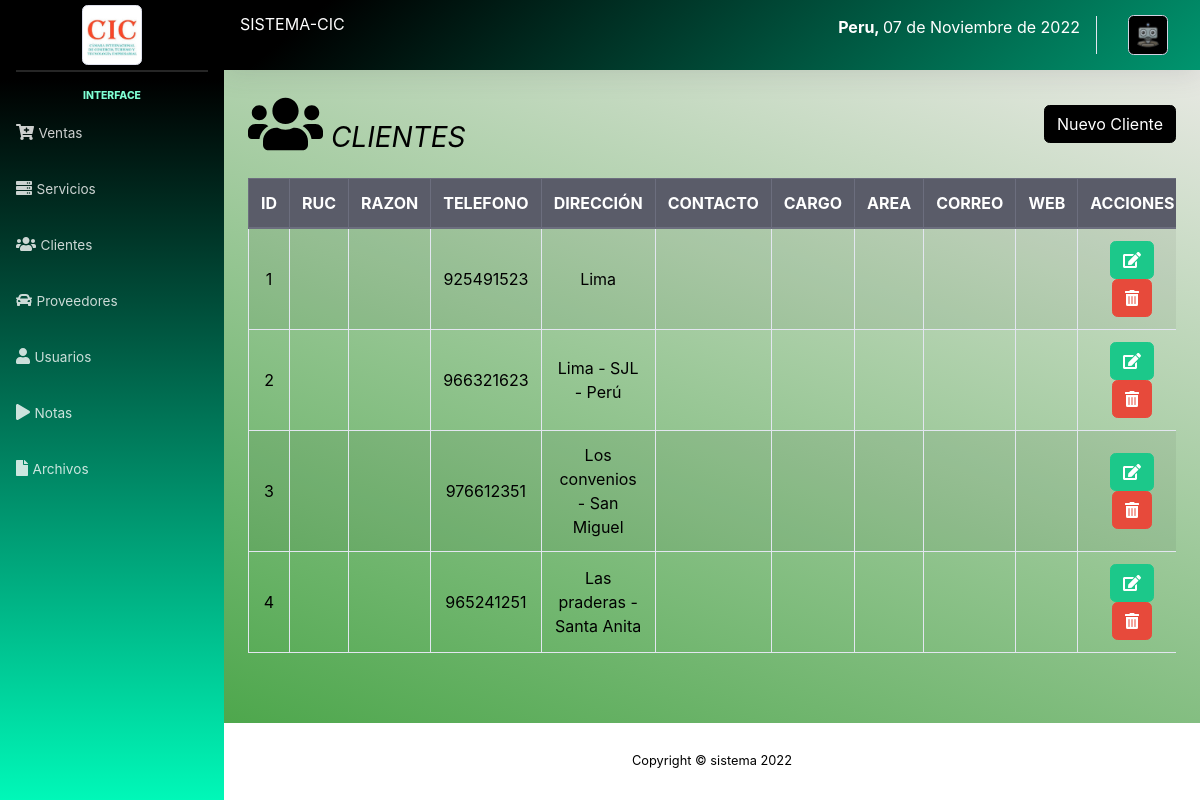
The app's page /sistema/lista_cliente.php (signed in), older data.
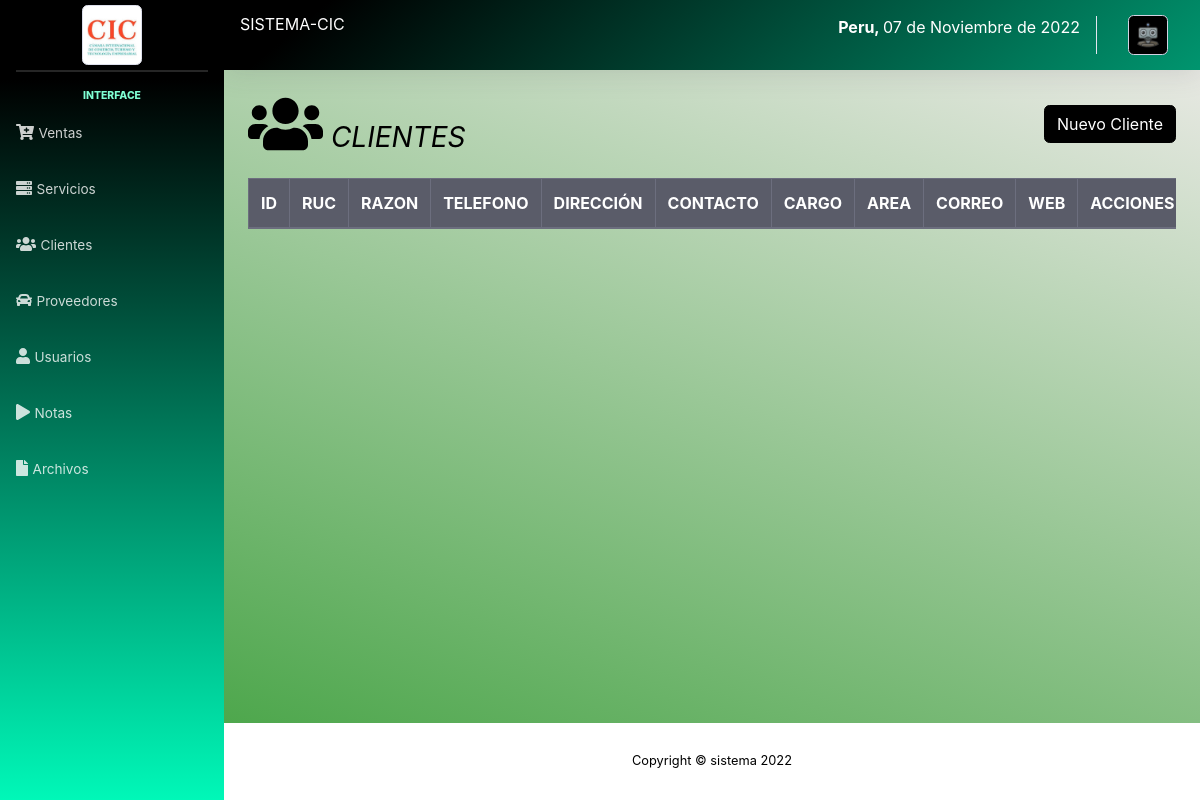
The same page, newer data.
### tables this page shows
CREATE TABLE `cliente` (
  `idcliente` int(11) NOT NULL,
  `ruc` varchar(20) NOT NULL,
  `razonsocial` varchar(100) NOT NULL,
  `telefono` int(15) NOT NULL,
  `direccion` varchar(20) NOT NULL,
  `personacontacto` varchar(50) NOT NULL,
  `cargo` varchar(50) NOT NULL,
  `area` varchar(50) NOT NULL,
  `correo` varchar(100) NOT NULL,
  `web` varchar(300) NOT NULL,
  `usuario_id` int(11) NOT NULL
);

### sistema/lista_cliente.php (the view)
<?php include_once "includes/header.php"; ?>
<div class="container-fluid">
	<div class="d-sm-flex align-items-center justify-content-between mb-4">
		<h1 class="h3 mb-0 text-gray-800"><i><i style="font-size: 60px" class="fas fa-users mb-8"></i> CLIENTES</i></h1>
		<a href="registro_cliente.php" class="btn btn-primary">Nuevo Cliente</a>
	</div>
	<div class="row">
		<div class="col-lg-12">
			<div class="table-responsive">
				<table class="table table-striped table-bordered" id="table">
					<thead class="thead-dark">
						<tr>
							<th>ID</th>
							<th>RUC</th>
							<th>RAZON</th>
							<th>TELEFONO</th>
							<th>DIRECCIÓN</th>
							<th>CONTACTO</th>
							<th>CARGO</th>
							<th>AREA</th>
							<th>CORREO</th>
							<th>WEB</th>
							<?php if ($_SESSION['rol'] == 1) { ?>
							<th>ACCIONES</th>
							<?php } ?>
						</tr>
					</thead>
					<tbody>
						<?php
						include "../conexion.php";
						$query = mysqli_query($conexion, "SELECT * FROM cliente");
						$result = mysqli_num_rows($query);
						if ($result > 0) {
							while ($data = mysqli_fetch_assoc($query)) { ?>
								<tr>
									<td><?php echo $data['idcliente']; ?></td>
									<td><?php echo $data['ruc']; ?></td>
									<td><?php echo $data['razonsocial']; ?></td>
									<td><?php echo $data['telefono']; ?></td>
									<td><?php echo $data['direccion']; ?></td>
									<td><?php echo $data['personacontacto']; ?></td>
									<td><?php echo $data['cargo']; ?></td>
									<td><?php echo $data['area']; ?></td>
									<td><?php echo $data['correo']; ?></td>
									<td><?php echo $data['web']; ?></td>
									<?php if ($_SESSION['rol'] == 1) { ?>
									<td>
										<a href="editar_cliente.php?id=<?php echo $data['idcliente']; ?>" class="btn btn-success"><i class='fas fa-edit'></i></a>
										<form action="eliminar_cliente.php?id=<?php echo $data['idcliente']; ?>" method="post" class="confirmar d-inline">
											<button class="btn btn-danger" type="submit"><i class='fas fa-trash-alt'></i> </button>
										</form>
									</td>
									<?php } ?>
								</tr>
						<?php
						}
						} ?>
					</tbody>
				</table>
			</div>
		</div>
	</div>
</div>
</div>
<?php include_once "includes/footer.php"; ?>

### sistema/includes/header.php (shortened to what this page needs)
<?php
include "includes/functions.php";
?>
<!DOCTYPE html>
<html lang="en">
<head>
	<link href="css/sb-admin-2.min.css" rel="stylesheet">
	<link rel="stylesheet" href="css/dataTables.bootstrap4.min.css">
</head>
<body id="page-top">
	<div id="wrapper">
		<?php include_once "includes/menu.php"; ?>
		<div id="content-wrapper" class="d-flex flex-column">
			<div id="content">
				<nav class="navbar navbar-expand navbar-light bg-primary text-white topbar mb-4 static-top shadow">
					<div class="input-group">
						<h6>SISTEMA-CIC</h6>
						<p class="ml-auto"><strong>Peru, </strong><?php echo fechaPeru(); ?></p>
					</div>
					<ul class="navbar-nav ml-auto">
						<li class="nav-item dropdown no-arrow">
							<a class="nav-link dropdown-toggle" href="#" id="userDropdown" role="button" data-toggle="dropdown" aria-haspopup="true" aria-expanded="false">
							    <img src="img/avatar.png" class="img-correo-derecha">
							</a>
						</li>
					</ul>
				</nav>

### sistema/includes/menu.php (shortened to what this page needs)
<ul class="navbar-nav bg-gradient-primary sidebar sidebar-dark accordion" id="accordionSidebar">
	<a class="sidebar-brand d-flex align-items-center justify-content-center" href="index.php">
		<div class="sidebar-brand-icon rotate-n-15">
			<img src="img/cic.jpg" class="img-thumbnail">
		</div>
	</a>
	<hr class="sidebar-divider my-0">
	<hr class="sidebar-divider">
	<div class="sidebar-heading">
		Interface
	</div>
	<li class="nav-item">
		<a class="nav-link collapsed" href="#" data-toggle="collapse" data-target="#collapseTwo" aria-expanded="true" aria-controls="collapseTwo">
			<i class="fas fa-cart-plus"></i>
			<span>Ventas</span>
		</a>
	</li>
	<li class="nav-item">
		<a class="nav-link collapsed" href="#" data-toggle="collapse" data-target="#collapseUtilities" aria-expanded="true" aria-controls="collapseUtilities">
			<i class="fas fa-server"></i>
			<span>Servicios</span>
		</a>
	</li>
	<li class="nav-item">
		<a class="nav-link collapsed" href="#" data-toggle="collapse" data-target="#collapseClientes" aria-expanded="true" aria-controls="collapseUtilities">
			<i class="fas fa-users"></i>
			<span>Clientes</span>
		</a>
	</li>
	<li class="nav-item">
		<a class="nav-link collapsed" href="#" data-toggle="collapse" data-target="#collapseProveedor" aria-expanded="true" aria-controls="collapseUtilities">
			<i class="fas fa-car"></i>
			<span>Proveedores</span>
		</a>
	</li>
	<?php if ($_SESSION['rol'] == 1) { ?>
		<li class="nav-item">
			<a class="nav-link collapsed" href="#" data-toggle="collapse" data-target="#collapseUsuarios" aria-expanded="true" aria-controls="collapseUtilities">
				<i class="fas fa-user"></i>
				<span>Usuarios</span>
			</a>
		</li>
	    <li class="nav-item">
	        <a class="nav-link collapsed" href="#" data-toggle="collapse" data-target="#collapseNotas" aria-expanded="true" aria-controls="collapseUtilities">
				<i class="fas fa-play"></i>
				<span>Notas</span>
			</a>
	    </li>
	    <li class="nav-item">
	        <a class="nav-link collapsed" href="#" data-toggle="collapse" data-target="#collapseArchivos" aria-expanded="true" aria-controls="collapseUtilities">
				<i class="fas fa-file"></i>
				<span>Archivos</span>
			</a>
	    </li>
	<?php } ?>
</ul>

### sistema/includes/footer.php (shortened to what this page needs)
<footer class="sticky-footer bg-white">
  <div class="container my-auto">
    <div class="copyright text-center my-auto">
      <span>Copyright &copy; sistema <?php echo date("Y"); ?></span>
    </div>
  </div>
</footer>
</div>
</div>
</body>
</html>

Row changes from the older to the newer data that the page shows:
removed cliente: idcliente "1", telefono "925491523", direccion "Lima"
removed cliente: idcliente "2", telefono "966321623", direccion "Lima - SJL - Perú"
removed cliente: idcliente "3", telefono "976612351", direccion "Los convenios - San Miguel"
removed cliente: idcliente "4", telefono "965241251", direccion "Las praderas - Santa Anita"
